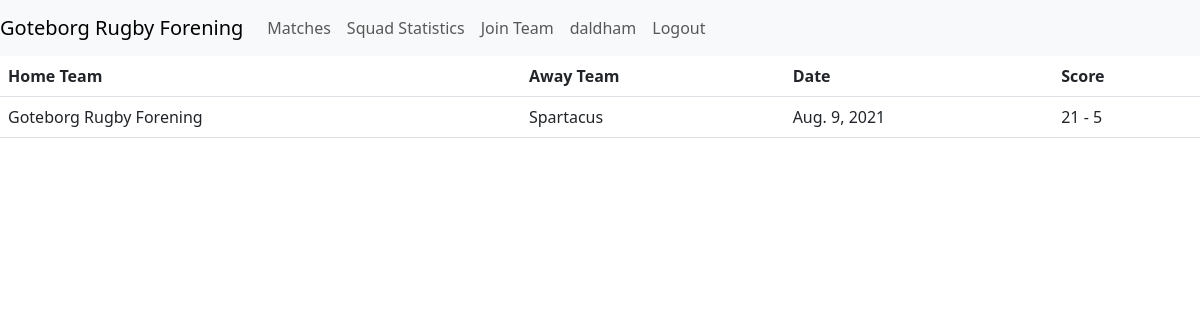
Page /matches/ (signed in) on the earlier database version.
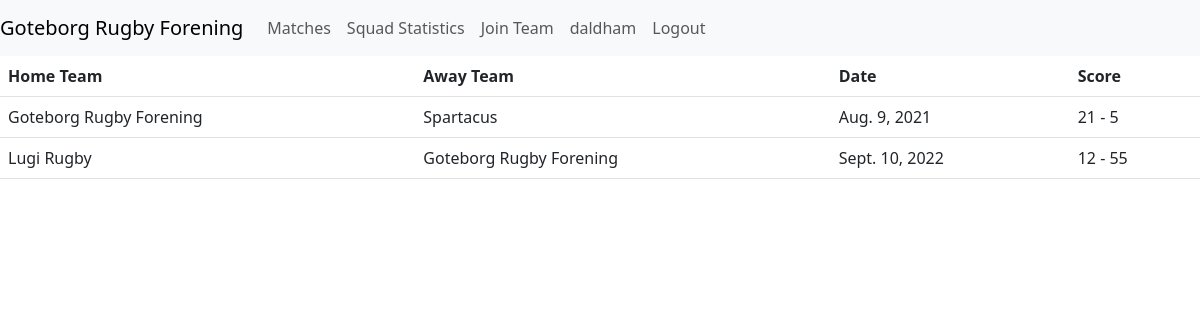
Same page on the later database version.
### stats/models.py (models this page shows)
class MyUser(AbstractUser):
    coach = models.BooleanField(default=False)
    team = models.ForeignKey(Team, on_delete=models.CASCADE, null=True, blank=True)
    @property
    def is_coach(self):
        return self.coach

class Team(models.Model):
    name = models.CharField(max_length=30)
    invite_code = models.CharField(max_length=10, null=True, blank=True)
    def __str__(self):
        return self.name

class Match(models.Model):
    home_team = models.ForeignKey(Team, on_delete=models.CASCADE, related_name='home_matches')
    away_team = models.ForeignKey(Team, on_delete=models.CASCADE, related_name='away_matches')
    date = models.DateField()
    home_score = models.IntegerField(default=0)
    away_score = models.IntegerField(default=0)

### stats/views.py (the view)
# urls.py: path('matches/', views.matches, name='matches'),
def matches(request):
    user_team = request.user.team
    matches = Match.objects.filter(Q(home_team=user_team) | Q(away_team=user_team))
    return render(request, 'matches.html', {'matches': matches})

### stats/templates/matches.html
{% extends 'base.html' %}
{% block content %}
{% if matches %}
  <table class="table">
    <thead>
      <tr>
        <th>Home Team</th>
        <th>Away Team</th>
        <th>Date</th>
        <th>Score</th>
      </tr>
    </thead>
    <tbody>
      {% for match in matches %}
        <tr>
          <td>{{ match.home_team }}</td>
          <td>{{ match.away_team }}</td>
          <td>{{ match.date }}</td>
          <td>{{ match.home_score }} - {{ match.away_score }}</td>
        </tr>
      {% endfor %}
    </tbody>
  </table>
{% else %}
  <p>No matches found. You can join a team using the Join Team link above.</p>
{% endif %}
{% endblock %}

### stats/templates/base.html (shortened to what this page needs)
<!doctype html>
<html lang="en">
  <head>
    <link href="https://cdn.jsdelivr.net/npm/bootstrap@5.3.0-alpha1/dist/css/bootstrap.min.css" rel="stylesheet">
  </head>
  <body>
    <nav class="navbar navbar-expand-lg navbar-light bg-light">
        <div class="navbar-brand">
            {% if user.is_authenticated %}
                {{ user.team.name }}
            {% endif %}
        </div>
        <div class="collapse navbar-collapse" id="navbarNav">
            <ul class="navbar-nav mr-auto">
                <li class="nav-item">
                    <a class="nav-link" href="{% url 'matches' %}">Matches</a>
                </li>
                <li class="nav-item">
                    <a class="nav-link" href="{% url 'squad' %}">Squad Statistics</a>
                </li>
                <li class="nav-item">
                    <a class="nav-link" href="{% url 'join' %}">Join Team</a>
                </li>
            </ul>
            <ul class="navbar-nav">
                {% if user.is_authenticated %}
                <li class="nav-item">
                    <a class="nav-link" href="{% url 'index' %}">{{ user.username }}</a>
                </li>
                <li class="nav-item">
                    <a class="nav-link" href="{% url 'logout' %}">Logout</a>
                </li>
                {% endif %}
            </ul>
        </div>
    </nav>
    {% block content %}{% endblock %}
  </body>
</html>

Differences in the rows shown:
added Match: home_team "Lugi Rugby", away_team "Goteborg Rugby Forening", date "Sept. 10, 2022", home_score "12", away_score "55"
